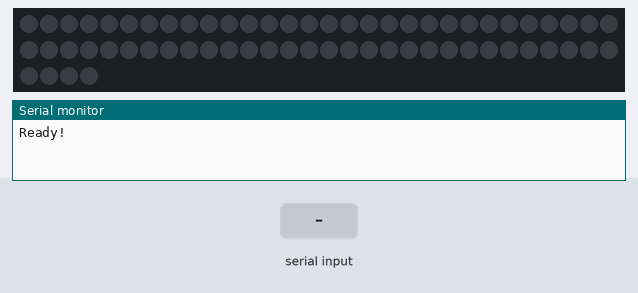
The sketch below on a simulated Arduino Uno, built with avr-gcc and run on an emulated ATmega328P. Parts: 64 RGB LEDs in strip order, left to right, continuing on the next row, the last lines printed to the serial monitor. Inputs (shaded band) come from the test bench. Dim RGB values are drawn brighter than linear.

Above: at 1.2 s.
1.3 s: "start\n" received over Serial
At 2.2 s:
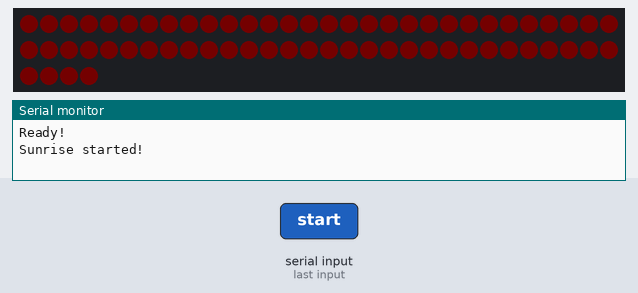
4.3 s: "1\n" received over Serial
At 5.52 s:
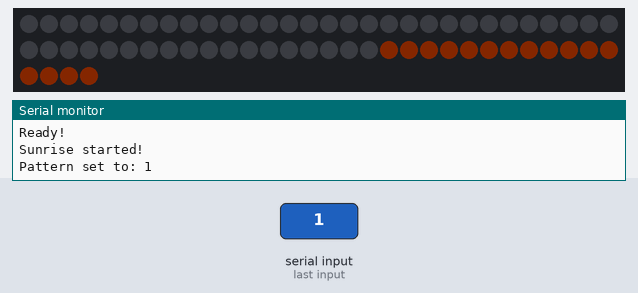
At 13.57 s:
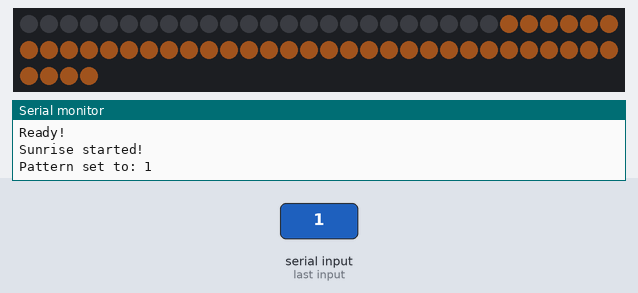
Timing chart, 0 to 14.6 s (numbered marks = the images above; inputs shaded):
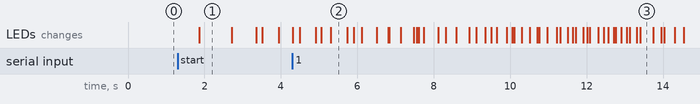

Measured:
- after the input at 1.3 s, the LEDs: change after 0.56 s (image 1)
- after the input at 4.3 s, the LEDs: first change at once (image 2 shows a later state)

The sketch:

sunrise_test.ino
```cpp
/*
  LumaRise - Sunrise Pattern Test

  The variable "p" (progress) controls everything:
    p = 0.0 → start of sunrise
    p = 1.0 → end of sunrise

  We use p to:
    - change color (dark → bright)
    - change brightness
    - control patterns (rows, layers, etc.)

  ------------------------------------------------------

  SERIAL COMMANDS:
    0–2   → choose pattern
    start → run sunrise
*/

#include <FastLED.h>

/* ================= LED SETUP ================= */
#define LED_PIN     5
#define NUM_LEDS    64
#define LED_TYPE    WS2812B
#define COLOR_ORDER GRB

CRGB leds[NUM_LEDS];   // array that stores all LED colors

/* ================= STUDENT SETTINGS ================= */

// Which pattern to use (0–2)
int patternId = 0;

// How long the sunrise lasts (seconds)
int sunriseDurationSec = 20;

// classic sunrise
CRGB startColor = CRGB(20, 0, 0);        // beginning (dark red)
CRGB midColor   = CRGB(255, 100, 0);     // middle (orange)
CRGB endColor   = CRGB(255, 255, 220);   // end (warm white)

// Brightness control (0-255)
uint8_t minBrightness = 35;   // ensures light is visible at start
uint8_t maxBrightness = 255;  // set your max brightness

/* ===================================================== */

bool sunriseRunning = false;
unsigned long sunriseStart = 0;

/* ================= XY HELPER =================
   Converts (x, y) position → LED index since LEDs are wired in a zig-zag pattern
*/
int xy(int x, int y) {
  if (y % 2 == 0) return y * 8 + x;
  else            return y * 8 + (7 - x);
}

/* ================= COLOR BLENDING =================
   This function creates the "sunrise color"

   p controls:
   - how far we are into the sunrise
   - what color we should be showing

   We blend:
   start → mid → end
*/
CRGB getSunriseColor(float p) {
  p = constrain(p, 0.0f, 1.0f);

  CRGB c;

  // First half: start → mid
  if (p < 0.5f) {
    float t = p / 0.5f;   // normalize to 0–1

    c.r = startColor.r + (midColor.r - startColor.r) * t;
    c.g = startColor.g + (midColor.g - startColor.g) * t;
    c.b = startColor.b + (midColor.b - startColor.b) * t;
  }

  // Second half: mid → end
  else {
    float t = (p - 0.5f) / 0.5f;

    c.r = midColor.r + (endColor.r - midColor.r) * t;
    c.g = midColor.g + (endColor.g - midColor.g) * t;
    c.b = midColor.b + (endColor.b - midColor.b) * t;
  }

  // Apply brightness scaling
  // Instead of starting at 0, we start at minBrightness
  uint8_t scaledBrightness = map(p * 100, 0, 100, minBrightness, maxBrightness);

  c.nscale8_video(scaledBrightness);

  return c;
}

/* ================= PATTERN 0: FULL GLOW ================= */
//   All LEDs show the same color
void showSunriseFullGlow(float p) {
  CRGB c = getSunriseColor(p);

  fill_solid(leds, NUM_LEDS, c);  // fill entire grid
  FastLED.show();
}

/* ================= PATTERN 1: BOTTOM-UP =================
   Rows turn on from bottom → top

   p controls:
   - how many rows are lit
*/
void showSunriseBottomUp(float p) {
  CRGB c = getSunriseColor(p);

  FastLED.clear();

  int rowsLit = round(p * 8.0f);   // 0–8 rows

  for (int y = 7; y >= 8 - rowsLit; y--) {
    for (int x = 0; x < 8; x++) {
      leds[xy(x, y)] = c;
    }
  }

  FastLED.show();
}

/* ================= PATTERN 2: CENTER 4 EXPAND ================= */
//   Starts with the center 4 LEDs, then expands outward in square layers

void showSunriseCenterExpand(float p) {
  p = constrain(p, 0.0f, 1.0f);
  CRGB c = getSunriseColor(p);

  FastLED.clear();

  // We divide the sunrise into 4 stages
  int stage = floor(p * 4.0f);   // 0 to 4

  for (int y = 0; y < 8; y++) {
    for (int x = 0; x < 8; x++) {

      // Distance from the center 2x2 block:
      // center block is around x=3,4 and y=3,4
      int dx = min(abs(x - 3), abs(x - 4));
      int dy = min(abs(y - 3), abs(y - 4));
      int layer = max(dx, dy);

      if (layer <= stage) {
        leds[xy(x, y)] = c;
      }
    }
  }

  FastLED.show();
}

/* ================= PATTERN SWITCH ================= */
//   Chooses which pattern to run

void showSunrise(float p) {
  if (patternId == 0) {
    showSunriseFullGlow(p);
  }
  else if (patternId == 1) {
    showSunriseBottomUp(p);
  }
  else if (patternId == 2) {
    showSunriseCenterExpand(p);
  }
  else {
    showSunriseFullGlow(p);
  }
}

/* ================= SERIAL CONTROL ================= */
// Allows you to control LED pattern through Serial Monitor
void handleSerial() {
  if (!Serial.available()) return;

  String cmd = Serial.readStringUntil('\n');
  cmd.trim();
  cmd.toLowerCase();

  if (cmd == "start") {
    sunriseRunning = true;
    sunriseStart = millis();
    Serial.println("Sunrise started!");
  }

  else if (cmd == "0" || cmd == "1" || cmd == "2") {
    patternId = cmd.toInt();
    Serial.print("Pattern set to: ");
    Serial.println(patternId);
  }
}

/* ================= SETUP ================= */
void setup() {
  Serial.begin(9600);

  FastLED.addLeds<LED_TYPE, LED_PIN, COLOR_ORDER>(leds, NUM_LEDS);

  // Global brightness cap (extra safety)
  FastLED.setBrightness(50);

  FastLED.clear();
  FastLED.show();

  Serial.println("Ready!");
}

/* ================= LOOP ================= */
void loop() {
  handleSerial();

  if (sunriseRunning) {

    // Calculate how long sunrise has been running
    float elapsed = (millis() - sunriseStart) / 1000.0;

    // Convert into progress (0 → 1)
    float p = elapsed / sunriseDurationSec;

    if (p >= 1.0f) {
      p = 1.0f;
      showSunrise(p);
      sunriseRunning = false;
      Serial.println("Sunrise complete!");
    } else {
      showSunrise(p);
    }
  }
}
```
